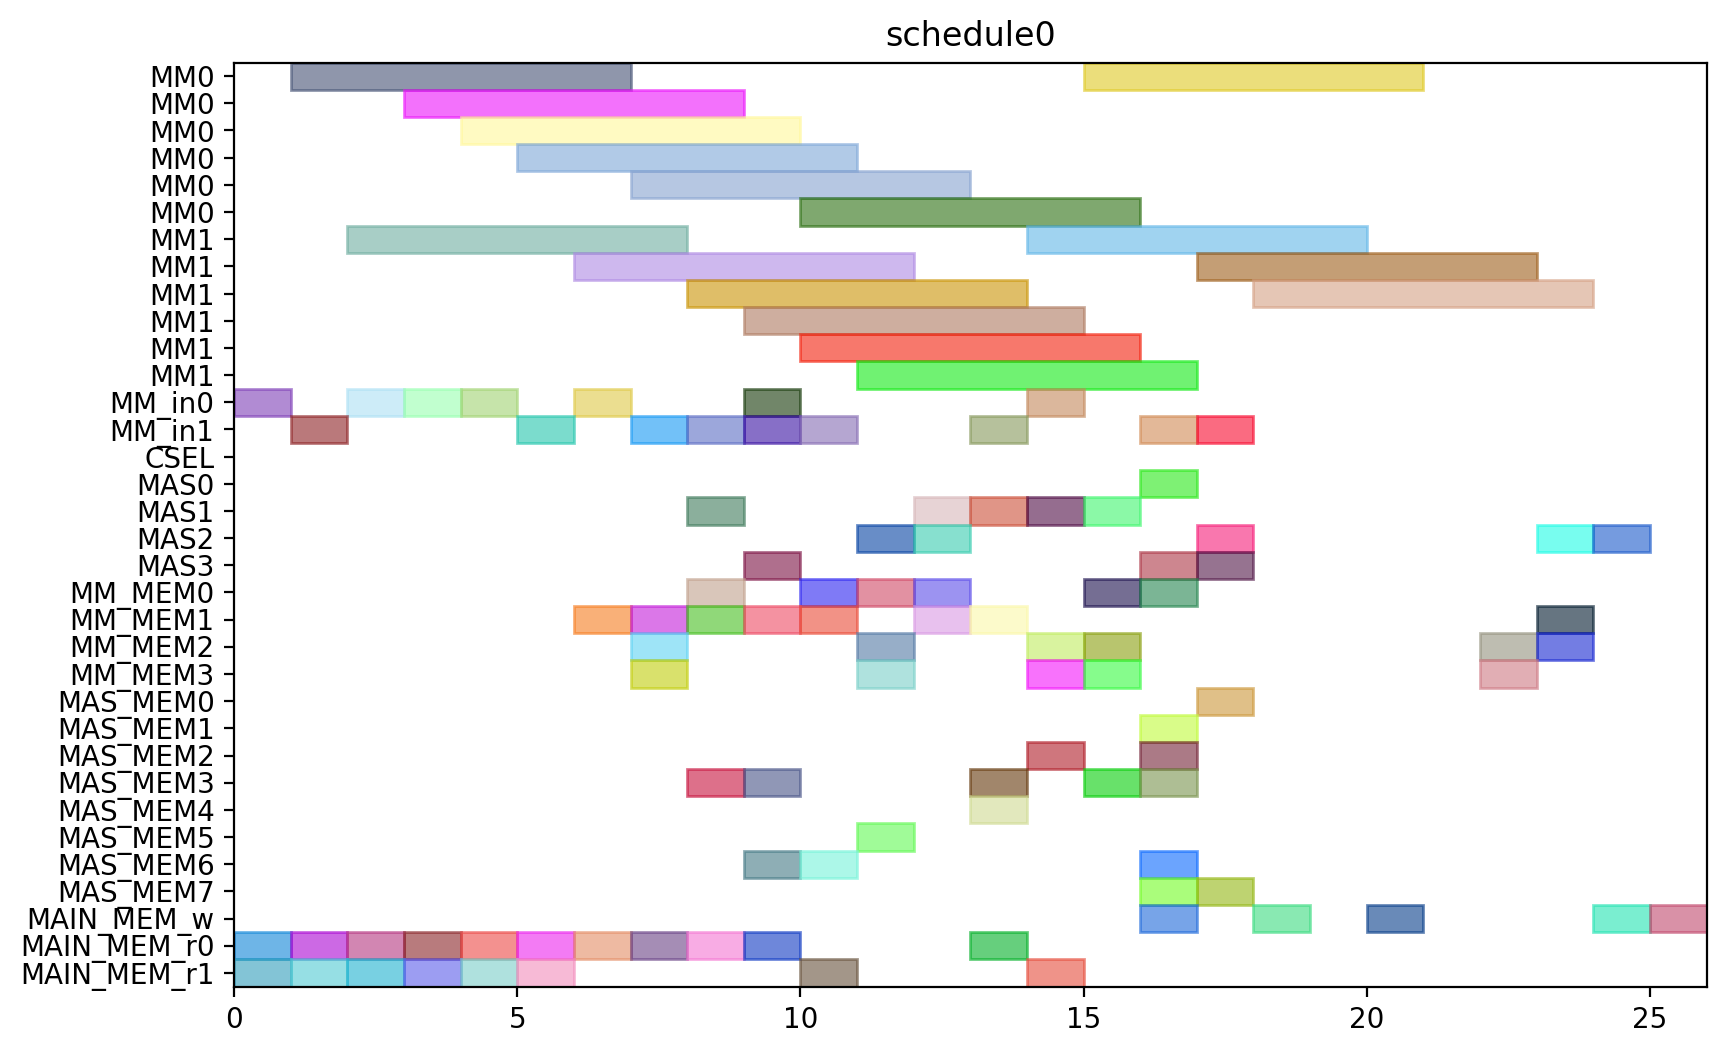

Source code (Python):
from pyschedule import Scenario, solvers, plotters, alt


def solve():
	horizon = 120
	S = Scenario("schedule0", horizon=horizon)

	# resource
	MM = S.Resources('MM', num=2, size=6)
	MM_in = S.Resources('MM_in', num=2)
	CSEL = S.Resource('CSEL')
	MAS = S.Resources('MAS', num=4, size=1, periods=range(1, horizon))
	MM_MEM = S.Resources('MM_MEM', num=4)
	MAS_MEM = S.Resources('MAS_MEM', num=8)
	MAIN_MEM_w = S.Resource('MAIN_MEM_w', size=1)
	MAIN_MEM_r = S.Resources('MAIN_MEM_r', num=2)

	# result of previous scheduling

	# new tasks
	t0 = S.Task('t0', length=6, delay_cost=1)
	t0 += alt(MM)
	t0_in = S.Task('t0_in', length=1, delay_cost=1)
	t0_in += alt(MM_in)
	S += t0_in*MM_in[0]<=t0*MM[0]
	S += t0_in*MM_in[1]<=t0*MM[1]
	t0_mem0 = S.Task('t0_mem0', length=1, delay_cost=1)
	t0_mem0 += MAIN_MEM_r[0]
	S += t0_mem0 <= t0

	t0_mem1 = S.Task('t0_mem1', length=1, delay_cost=1)
	t0_mem1 += MAIN_MEM_r[1]
	S += t0_mem1 <= t0

	t1 = S.Task('t1', length=6, delay_cost=1)
	t1 += alt(MM)
	t1_in = S.Task('t1_in', length=1, delay_cost=1)
	t1_in += alt(MM_in)
	S += t1_in*MM_in[0]<=t1*MM[0]
	S += t1_in*MM_in[1]<=t1*MM[1]
	t1_mem0 = S.Task('t1_mem0', length=1, delay_cost=1)
	t1_mem0 += MAIN_MEM_r[0]
	S += t1_mem0 <= t1

	t1_mem1 = S.Task('t1_mem1', length=1, delay_cost=1)
	t1_mem1 += MAIN_MEM_r[1]
	S += t1_mem1 <= t1

	t2 = S.Task('t2', length=6, delay_cost=1)
	t2 += alt(MM)
	t2_in = S.Task('t2_in', length=1, delay_cost=1)
	t2_in += alt(MM_in)
	S += t2_in*MM_in[0]<=t2*MM[0]
	S += t2_in*MM_in[1]<=t2*MM[1]
	t2_mem0 = S.Task('t2_mem0', length=1, delay_cost=1)
	t2_mem0 += MAIN_MEM_r[0]
	S += t2_mem0 <= t2

	t2_mem1 = S.Task('t2_mem1', length=1, delay_cost=1)
	t2_mem1 += MAIN_MEM_r[1]
	S += t2_mem1 <= t2

	t3 = S.Task('t3', length=6, delay_cost=1)
	t3 += alt(MM)
	t3_in = S.Task('t3_in', length=1, delay_cost=1)
	t3_in += alt(MM_in)
	S += t3_in*MM_in[0]<=t3*MM[0]
	S += t3_in*MM_in[1]<=t3*MM[1]
	t3_mem0 = S.Task('t3_mem0', length=1, delay_cost=1)
	t3_mem0 += MAIN_MEM_r[0]
	S += t3_mem0 <= t3

	t3_mem1 = S.Task('t3_mem1', length=1, delay_cost=1)
	t3_mem1 += MAIN_MEM_r[1]
	S += t3_mem1 <= t3

	t5 = S.Task('t5', length=6, delay_cost=1)
	t5 += alt(MM)
	t5_in = S.Task('t5_in', length=1, delay_cost=1)
	t5_in += alt(MM_in)
	S += t5_in*MM_in[0]<=t5*MM[0]
	S += t5_in*MM_in[1]<=t5*MM[1]
	t5_mem0 = S.Task('t5_mem0', length=1, delay_cost=1)
	t5_mem0 += MAIN_MEM_r[0]
	S += t5_mem0 <= t5

	t5_mem1 = S.Task('t5_mem1', length=1, delay_cost=1)
	t5_mem1 += MAIN_MEM_r[1]
	S += t5_mem1 <= t5

	t23 = S.Task('t23', length=6, delay_cost=1)
	t23 += alt(MM)
	t23_in = S.Task('t23_in', length=1, delay_cost=1)
	t23_in += alt(MM_in)
	S += t23_in*MM_in[0]<=t23*MM[0]
	S += t23_in*MM_in[1]<=t23*MM[1]
	t23_mem0 = S.Task('t23_mem0', length=1, delay_cost=1)
	t23_mem0 += MAIN_MEM_r[0]
	S += t23_mem0 <= t23

	t23_mem1 = S.Task('t23_mem1', length=1, delay_cost=1)
	t23_mem1 += MAIN_MEM_r[1]
	S += t23_mem1 <= t23

	t4 = S.Task('t4', length=1, delay_cost=1)
	t4 += alt(MAS)
	t4_mem0 = S.Task('t4_mem0', length=1, delay_cost=1)
	t4_mem0 += alt(MM_MEM)
	S += (t3*MM[0])-1 < t4_mem0*MM_MEM[0]
	S += (t3*MM[1])-1 < t4_mem0*MM_MEM[2]
	S += t4_mem0 <= t4

	t4_mem1 = S.Task('t4_mem1', length=1, delay_cost=1)
	t4_mem1 += alt(MM_MEM)
	S += (t3*MM[0])-1 < t4_mem1*MM_MEM[1]
	S += (t3*MM[1])-1 < t4_mem1*MM_MEM[3]
	S += t4_mem1 <= t4

	t6 = S.Task('t6', length=1, delay_cost=1)
	t6 += alt(MAS)
	t6_mem0 = S.Task('t6_mem0', length=1, delay_cost=1)
	t6_mem0 += alt(MM_MEM)
	S += (t5*MM[0])-1 < t6_mem0*MM_MEM[0]
	S += (t5*MM[1])-1 < t6_mem0*MM_MEM[2]
	S += t6_mem0 <= t6

	t6_mem1 = S.Task('t6_mem1', length=1, delay_cost=1)
	t6_mem1 += alt(MM_MEM)
	S += (t5*MM[0])-1 < t6_mem1*MM_MEM[1]
	S += (t5*MM[1])-1 < t6_mem1*MM_MEM[3]
	S += t6_mem1 <= t6

	t8 = S.Task('t8', length=6, delay_cost=1)
	t8 += alt(MM)
	t8_in = S.Task('t8_in', length=1, delay_cost=1)
	t8_in += alt(MM_in)
	S += t8_in*MM_in[0]<=t8*MM[0]
	S += t8_in*MM_in[1]<=t8*MM[1]
	t8_mem0 = S.Task('t8_mem0', length=1, delay_cost=1)
	t8_mem0 += MAIN_MEM_r[0]
	S += t8_mem0 <= t8

	t8_mem1 = S.Task('t8_mem1', length=1, delay_cost=1)
	t8_mem1 += alt(MM_MEM)
	S += (t2*MM[0])-1 < t8_mem1*MM_MEM[1]
	S += (t2*MM[1])-1 < t8_mem1*MM_MEM[3]
	S += t8_mem1 <= t8

	t15 = S.Task('t15', length=6, delay_cost=1)
	t15 += alt(MM)
	t15_in = S.Task('t15_in', length=1, delay_cost=1)
	t15_in += alt(MM_in)
	S += t15_in*MM_in[0]<=t15*MM[0]
	S += t15_in*MM_in[1]<=t15*MM[1]
	t15_mem0 = S.Task('t15_mem0', length=1, delay_cost=1)
	t15_mem0 += MAIN_MEM_r[0]
	S += t15_mem0 <= t15

	t15_mem1 = S.Task('t15_mem1', length=1, delay_cost=1)
	t15_mem1 += alt(MM_MEM)
	S += (t2*MM[0])-1 < t15_mem1*MM_MEM[1]
	S += (t2*MM[1])-1 < t15_mem1*MM_MEM[3]
	S += t15_mem1 <= t15

	t19 = S.Task('t19', length=1, delay_cost=1)
	t19 += alt(MAS)
	t19_mem0 = S.Task('t19_mem0', length=1, delay_cost=1)
	t19_mem0 += alt(MM_MEM)
	S += (t0*MM[0])-1 < t19_mem0*MM_MEM[0]
	S += (t0*MM[1])-1 < t19_mem0*MM_MEM[2]
	S += t19_mem0 <= t19

	t19_mem1 = S.Task('t19_mem1', length=1, delay_cost=1)
	t19_mem1 += alt(MM_MEM)
	S += (t0*MM[0])-1 < t19_mem1*MM_MEM[1]
	S += (t0*MM[1])-1 < t19_mem1*MM_MEM[3]
	S += t19_mem1 <= t19

	t24 = S.Task('t24', length=1, delay_cost=1)
	t24 += alt(MAS)
	t24_mem0 = S.Task('t24_mem0', length=1, delay_cost=1)
	t24_mem0 += alt(MM_MEM)
	S += (t23*MM[0])-1 < t24_mem0*MM_MEM[0]
	S += (t23*MM[1])-1 < t24_mem0*MM_MEM[2]
	S += t24_mem0 <= t24

	t24_mem1 = S.Task('t24_mem1', length=1, delay_cost=1)
	t24_mem1 += alt(MM_MEM)
	S += (t23*MM[0])-1 < t24_mem1*MM_MEM[1]
	S += (t23*MM[1])-1 < t24_mem1*MM_MEM[3]
	S += t24_mem1 <= t24

	t7 = S.Task('t7', length=6, delay_cost=1)
	t7 += alt(MM)
	t7_in = S.Task('t7_in', length=1, delay_cost=1)
	t7_in += alt(MM_in)
	S += t7_in*MM_in[0]<=t7*MM[0]
	S += t7_in*MM_in[1]<=t7*MM[1]
	t7_mem0 = S.Task('t7_mem0', length=1, delay_cost=1)
	t7_mem0 += MAIN_MEM_r[0]
	S += t7_mem0 <= t7

	t7_mem1 = S.Task('t7_mem1', length=1, delay_cost=1)
	t7_mem1 += alt(MAS_MEM)
	S += (t6*MAS[0])-1 < t7_mem1*MAS_MEM[1]
	S += (t6*MAS[1])-1 < t7_mem1*MAS_MEM[3]
	S += (t6*MAS[2])-1 < t7_mem1*MAS_MEM[5]
	S += (t6*MAS[3])-1 < t7_mem1*MAS_MEM[7]
	S += t7_mem1 <= t7

	t14 = S.Task('t14', length=6, delay_cost=1)
	t14 += alt(MM)
	t14_in = S.Task('t14_in', length=1, delay_cost=1)
	t14_in += alt(MM_in)
	S += t14_in*MM_in[0]<=t14*MM[0]
	S += t14_in*MM_in[1]<=t14*MM[1]
	S += 0<t14

	t14_w = S.Task('t14_w', length=1, delay_cost=1)
	t14_w += alt(MAIN_MEM_w)
	S += t14 <= t14_w

	t14_mem0 = S.Task('t14_mem0', length=1, delay_cost=1)
	t14_mem0 += MAIN_MEM_r[0]
	S += t14_mem0 <= t14

	t14_mem1 = S.Task('t14_mem1', length=1, delay_cost=1)
	t14_mem1 += alt(MAS_MEM)
	S += (t6*MAS[0])-1 < t14_mem1*MAS_MEM[1]
	S += (t6*MAS[1])-1 < t14_mem1*MAS_MEM[3]
	S += (t6*MAS[2])-1 < t14_mem1*MAS_MEM[5]
	S += (t6*MAS[3])-1 < t14_mem1*MAS_MEM[7]
	S += t14_mem1 <= t14

	t16 = S.Task('t16', length=1, delay_cost=1)
	t16 += alt(MAS)
	t16_mem0 = S.Task('t16_mem0', length=1, delay_cost=1)
	t16_mem0 += alt(MM_MEM)
	S += (t0*MM[0])-1 < t16_mem0*MM_MEM[0]
	S += (t0*MM[1])-1 < t16_mem0*MM_MEM[2]
	S += t16_mem0 <= t16

	t16_mem1 = S.Task('t16_mem1', length=1, delay_cost=1)
	t16_mem1 += alt(MM_MEM)
	S += (t15*MM[0])-1 < t16_mem1*MM_MEM[1]
	S += (t15*MM[1])-1 < t16_mem1*MM_MEM[3]
	S += t16_mem1 <= t16

	t20 = S.Task('t20', length=1, delay_cost=1)
	t20 += alt(MAS)
	t20_mem0 = S.Task('t20_mem0', length=1, delay_cost=1)
	t20_mem0 += alt(MM_MEM)
	S += (t0*MM[0])-1 < t20_mem0*MM_MEM[0]
	S += (t0*MM[1])-1 < t20_mem0*MM_MEM[2]
	S += t20_mem0 <= t20

	t20_mem1 = S.Task('t20_mem1', length=1, delay_cost=1)
	t20_mem1 += alt(MAS_MEM)
	S += (t19*MAS[0])-1 < t20_mem1*MAS_MEM[1]
	S += (t19*MAS[1])-1 < t20_mem1*MAS_MEM[3]
	S += (t19*MAS[2])-1 < t20_mem1*MAS_MEM[5]
	S += (t19*MAS[3])-1 < t20_mem1*MAS_MEM[7]
	S += t20_mem1 <= t20

	t25 = S.Task('t25', length=6, delay_cost=1)
	t25 += alt(MM)
	t25_in = S.Task('t25_in', length=1, delay_cost=1)
	t25_in += alt(MM_in)
	S += t25_in*MM_in[0]<=t25*MM[0]
	S += t25_in*MM_in[1]<=t25*MM[1]
	t25_mem0 = S.Task('t25_mem0', length=1, delay_cost=1)
	t25_mem0 += alt(MAS_MEM)
	S += (t24*MAS[0])-1 < t25_mem0*MAS_MEM[0]
	S += (t24*MAS[1])-1 < t25_mem0*MAS_MEM[2]
	S += (t24*MAS[2])-1 < t25_mem0*MAS_MEM[4]
	S += (t24*MAS[3])-1 < t25_mem0*MAS_MEM[6]
	S += t25_mem0 <= t25

	t25_mem1 = S.Task('t25_mem1', length=1, delay_cost=1)
	t25_mem1 += MAIN_MEM_r[1]
	S += t25_mem1 <= t25

	t26 = S.Task('t26', length=6, delay_cost=1)
	t26 += alt(MM)
	t26_in = S.Task('t26_in', length=1, delay_cost=1)
	t26_in += alt(MM_in)
	S += t26_in*MM_in[0]<=t26*MM[0]
	S += t26_in*MM_in[1]<=t26*MM[1]
	t26_mem0 = S.Task('t26_mem0', length=1, delay_cost=1)
	t26_mem0 += alt(MAS_MEM)
	S += (t24*MAS[0])-1 < t26_mem0*MAS_MEM[0]
	S += (t24*MAS[1])-1 < t26_mem0*MAS_MEM[2]
	S += (t24*MAS[2])-1 < t26_mem0*MAS_MEM[4]
	S += (t24*MAS[3])-1 < t26_mem0*MAS_MEM[6]
	S += t26_mem0 <= t26

	t26_mem1 = S.Task('t26_mem1', length=1, delay_cost=1)
	t26_mem1 += alt(MM_MEM)
	S += (t1*MM[0])-1 < t26_mem1*MM_MEM[1]
	S += (t1*MM[1])-1 < t26_mem1*MM_MEM[3]
	S += t26_mem1 <= t26

	t9 = S.Task('t9', length=1, delay_cost=1)
	t9 += alt(MAS)
	t9_mem0 = S.Task('t9_mem0', length=1, delay_cost=1)
	t9_mem0 += alt(MM_MEM)
	S += (t7*MM[0])-1 < t9_mem0*MM_MEM[0]
	S += (t7*MM[1])-1 < t9_mem0*MM_MEM[2]
	S += t9_mem0 <= t9

	t9_mem1 = S.Task('t9_mem1', length=1, delay_cost=1)
	t9_mem1 += alt(MM_MEM)
	S += (t8*MM[0])-1 < t9_mem1*MM_MEM[1]
	S += (t8*MM[1])-1 < t9_mem1*MM_MEM[3]
	S += t9_mem1 <= t9

	t17 = S.Task('t17', length=6, delay_cost=1)
	t17 += alt(MM)
	t17_in = S.Task('t17_in', length=1, delay_cost=1)
	t17_in += alt(MM_in)
	S += t17_in*MM_in[0]<=t17*MM[0]
	S += t17_in*MM_in[1]<=t17*MM[1]
	S += 0<t17

	t17_w = S.Task('t17_w', length=1, delay_cost=1)
	t17_w += alt(MAIN_MEM_w)
	S += t17 <= t17_w

	t17_mem0 = S.Task('t17_mem0', length=1, delay_cost=1)
	t17_mem0 += MAIN_MEM_r[0]
	S += t17_mem0 <= t17

	t17_mem1 = S.Task('t17_mem1', length=1, delay_cost=1)
	t17_mem1 += alt(MAS_MEM)
	S += (t16*MAS[0])-1 < t17_mem1*MAS_MEM[1]
	S += (t16*MAS[1])-1 < t17_mem1*MAS_MEM[3]
	S += (t16*MAS[2])-1 < t17_mem1*MAS_MEM[5]
	S += (t16*MAS[3])-1 < t17_mem1*MAS_MEM[7]
	S += t17_mem1 <= t17

	t21 = S.Task('t21', length=1, delay_cost=1)
	t21 += alt(MAS)
	t21_mem0 = S.Task('t21_mem0', length=1, delay_cost=1)
	t21_mem0 += alt(MAS_MEM)
	S += (t20*MAS[0])-1 < t21_mem0*MAS_MEM[0]
	S += (t20*MAS[1])-1 < t21_mem0*MAS_MEM[2]
	S += (t20*MAS[2])-1 < t21_mem0*MAS_MEM[4]
	S += (t20*MAS[3])-1 < t21_mem0*MAS_MEM[6]
	S += t21_mem0 <= t21

	t21_mem1 = S.Task('t21_mem1', length=1, delay_cost=1)
	t21_mem1 += alt(MM_MEM)
	S += (t15*MM[0])-1 < t21_mem1*MM_MEM[1]
	S += (t15*MM[1])-1 < t21_mem1*MM_MEM[3]
	S += t21_mem1 <= t21

	t27 = S.Task('t27', length=1, delay_cost=1)
	t27 += alt(MAS)
	t27_mem0 = S.Task('t27_mem0', length=1, delay_cost=1)
	t27_mem0 += alt(MM_MEM)
	S += (t26*MM[0])-1 < t27_mem0*MM_MEM[0]
	S += (t26*MM[1])-1 < t27_mem0*MM_MEM[2]
	S += t27_mem0 <= t27

	t27_mem1 = S.Task('t27_mem1', length=1, delay_cost=1)
	t27_mem1 += alt(MM_MEM)
	S += (t26*MM[0])-1 < t27_mem1*MM_MEM[1]
	S += (t26*MM[1])-1 < t27_mem1*MM_MEM[3]
	S += t27_mem1 <= t27

	t10 = S.Task('t10', length=1, delay_cost=1)
	t10 += alt(MAS)
	t10_mem0 = S.Task('t10_mem0', length=1, delay_cost=1)
	t10_mem0 += alt(MM_MEM)
	S += (t1*MM[0])-1 < t10_mem0*MM_MEM[0]
	S += (t1*MM[1])-1 < t10_mem0*MM_MEM[2]
	S += t10_mem0 <= t10

	t10_mem1 = S.Task('t10_mem1', length=1, delay_cost=1)
	t10_mem1 += alt(MAS_MEM)
	S += (t9*MAS[0])-1 < t10_mem1*MAS_MEM[1]
	S += (t9*MAS[1])-1 < t10_mem1*MAS_MEM[3]
	S += (t9*MAS[2])-1 < t10_mem1*MAS_MEM[5]
	S += (t9*MAS[3])-1 < t10_mem1*MAS_MEM[7]
	S += t10_mem1 <= t10

	t11 = S.Task('t11', length=1, delay_cost=1)
	t11 += alt(MAS)
	t11_mem0 = S.Task('t11_mem0', length=1, delay_cost=1)
	t11_mem0 += alt(MM_MEM)
	S += (t1*MM[0])-1 < t11_mem0*MM_MEM[0]
	S += (t1*MM[1])-1 < t11_mem0*MM_MEM[2]
	S += t11_mem0 <= t11

	t11_mem1 = S.Task('t11_mem1', length=1, delay_cost=1)
	t11_mem1 += alt(MAS_MEM)
	S += (t9*MAS[0])-1 < t11_mem1*MAS_MEM[1]
	S += (t9*MAS[1])-1 < t11_mem1*MAS_MEM[3]
	S += (t9*MAS[2])-1 < t11_mem1*MAS_MEM[5]
	S += (t9*MAS[3])-1 < t11_mem1*MAS_MEM[7]
	S += t11_mem1 <= t11

	t22 = S.Task('t22', length=6, delay_cost=1)
	t22 += alt(MM)
	t22_in = S.Task('t22_in', length=1, delay_cost=1)
	t22_in += alt(MM_in)
	S += t22_in*MM_in[0]<=t22*MM[0]
	S += t22_in*MM_in[1]<=t22*MM[1]
	t22_mem0 = S.Task('t22_mem0', length=1, delay_cost=1)
	t22_mem0 += alt(MAS_MEM)
	S += (t21*MAS[0])-1 < t22_mem0*MAS_MEM[0]
	S += (t21*MAS[1])-1 < t22_mem0*MAS_MEM[2]
	S += (t21*MAS[2])-1 < t22_mem0*MAS_MEM[4]
	S += (t21*MAS[3])-1 < t22_mem0*MAS_MEM[6]
	S += t22_mem0 <= t22

	t22_mem1 = S.Task('t22_mem1', length=1, delay_cost=1)
	t22_mem1 += MAIN_MEM_r[1]
	S += t22_mem1 <= t22

	new_PZ = S.Task('new_PZ', length=1, delay_cost=1)
	new_PZ += alt(MAS)
	S += 0<new_PZ

	new_PZ_w = S.Task('new_PZ_w', length=1, delay_cost=1)
	new_PZ_w += alt(MAIN_MEM_w)
	S += new_PZ <= new_PZ_w

	new_PZ_mem0 = S.Task('new_PZ_mem0', length=1, delay_cost=1)
	new_PZ_mem0 += alt(MAS_MEM)
	S += (t27*MAS[0])-1 < new_PZ_mem0*MAS_MEM[0]
	S += (t27*MAS[1])-1 < new_PZ_mem0*MAS_MEM[2]
	S += (t27*MAS[2])-1 < new_PZ_mem0*MAS_MEM[4]
	S += (t27*MAS[3])-1 < new_PZ_mem0*MAS_MEM[6]
	S += new_PZ_mem0 <= new_PZ

	new_PZ_mem1 = S.Task('new_PZ_mem1', length=1, delay_cost=1)
	new_PZ_mem1 += alt(MAS_MEM)
	S += (t27*MAS[0])-1 < new_PZ_mem1*MAS_MEM[1]
	S += (t27*MAS[1])-1 < new_PZ_mem1*MAS_MEM[3]
	S += (t27*MAS[2])-1 < new_PZ_mem1*MAS_MEM[5]
	S += (t27*MAS[3])-1 < new_PZ_mem1*MAS_MEM[7]
	S += new_PZ_mem1 <= new_PZ

	t12 = S.Task('t12', length=6, delay_cost=1)
	t12 += alt(MM)
	t12_in = S.Task('t12_in', length=1, delay_cost=1)
	t12_in += alt(MM_in)
	S += t12_in*MM_in[0]<=t12*MM[0]
	S += t12_in*MM_in[1]<=t12*MM[1]
	t12_mem0 = S.Task('t12_mem0', length=1, delay_cost=1)
	t12_mem0 += alt(MAS_MEM)
	S += (t10*MAS[0])-1 < t12_mem0*MAS_MEM[0]
	S += (t10*MAS[1])-1 < t12_mem0*MAS_MEM[2]
	S += (t10*MAS[2])-1 < t12_mem0*MAS_MEM[4]
	S += (t10*MAS[3])-1 < t12_mem0*MAS_MEM[6]
	S += t12_mem0 <= t12

	t12_mem1 = S.Task('t12_mem1', length=1, delay_cost=1)
	t12_mem1 += alt(MAS_MEM)
	S += (t11*MAS[0])-1 < t12_mem1*MAS_MEM[1]
	S += (t11*MAS[1])-1 < t12_mem1*MAS_MEM[3]
	S += (t11*MAS[2])-1 < t12_mem1*MAS_MEM[5]
	S += (t11*MAS[3])-1 < t12_mem1*MAS_MEM[7]
	S += t12_mem1 <= t12

	t13 = S.Task('t13', length=6, delay_cost=1)
	t13 += alt(MM)
	t13_in = S.Task('t13_in', length=1, delay_cost=1)
	t13_in += alt(MM_in)
	S += t13_in*MM_in[0]<=t13*MM[0]
	S += t13_in*MM_in[1]<=t13*MM[1]
	t13_mem0 = S.Task('t13_mem0', length=1, delay_cost=1)
	t13_mem0 += alt(MAS_MEM)
	S += (t4*MAS[0])-1 < t13_mem0*MAS_MEM[0]
	S += (t4*MAS[1])-1 < t13_mem0*MAS_MEM[2]
	S += (t4*MAS[2])-1 < t13_mem0*MAS_MEM[4]
	S += (t4*MAS[3])-1 < t13_mem0*MAS_MEM[6]
	S += t13_mem0 <= t13

	t13_mem1 = S.Task('t13_mem1', length=1, delay_cost=1)
	t13_mem1 += alt(MAS_MEM)
	S += (t10*MAS[0])-1 < t13_mem1*MAS_MEM[1]
	S += (t10*MAS[1])-1 < t13_mem1*MAS_MEM[3]
	S += (t10*MAS[2])-1 < t13_mem1*MAS_MEM[5]
	S += (t10*MAS[3])-1 < t13_mem1*MAS_MEM[7]
	S += t13_mem1 <= t13

	new_PY = S.Task('new_PY', length=1, delay_cost=1)
	new_PY += alt(MAS)
	S += 0<new_PY

	new_PY_w = S.Task('new_PY_w', length=1, delay_cost=1)
	new_PY_w += alt(MAIN_MEM_w)
	S += new_PY <= new_PY_w

	new_PY_mem0 = S.Task('new_PY_mem0', length=1, delay_cost=1)
	new_PY_mem0 += alt(MM_MEM)
	S += (t12*MM[0])-1 < new_PY_mem0*MM_MEM[0]
	S += (t12*MM[1])-1 < new_PY_mem0*MM_MEM[2]
	S += new_PY_mem0 <= new_PY

	new_PY_mem1 = S.Task('new_PY_mem1', length=1, delay_cost=1)
	new_PY_mem1 += alt(MM_MEM)
	S += (t22*MM[0])-1 < new_PY_mem1*MM_MEM[1]
	S += (t22*MM[1])-1 < new_PY_mem1*MM_MEM[3]
	S += new_PY_mem1 <= new_PY

	new_PX = S.Task('new_PX', length=1, delay_cost=1)
	new_PX += alt(MAS)
	S += 0<new_PX

	new_PX_w = S.Task('new_PX_w', length=1, delay_cost=1)
	new_PX_w += alt(MAIN_MEM_w)
	S += new_PX <= new_PX_w

	new_PX_mem0 = S.Task('new_PX_mem0', length=1, delay_cost=1)
	new_PX_mem0 += alt(MM_MEM)
	S += (t13*MM[0])-1 < new_PX_mem0*MM_MEM[0]
	S += (t13*MM[1])-1 < new_PX_mem0*MM_MEM[2]
	S += new_PX_mem0 <= new_PX

	new_PX_mem1 = S.Task('new_PX_mem1', length=1, delay_cost=1)
	new_PX_mem1 += alt(MM_MEM)
	S += (t25*MM[0])-1 < new_PX_mem1*MM_MEM[1]
	S += (t25*MM[1])-1 < new_PX_mem1*MM_MEM[3]
	S += new_PX_mem1 <= new_PX

	solvers.mip.solve(S,msg=1,kind='CPLEX',ratio_gap=1.01)

	solution = [['hoge']*len(S.solution()[1]) for i in range(len(S.solution()))]
	for i in range(len(S.solution())):
		for j in range(len(S.solution()[i])):
			solution[i][j]=str(S.solution()[i][j])
	print(solution)

	cycles = int(solution[-1][3])

	pic_file_name = "/home/mfukuda/ABE/multiRAM_multiMAS_16mux/scheduling_result/stage6MM2_stage1MAS4/EP_DBL_A_ANY/schedule0.png"
	if(S.solution() != []):
		plotters.matplotlib.plot(S,img_filename=pic_file_name, show_task_labels=False, fig_size=(cycles*0.25+3, 6))

	return solution
